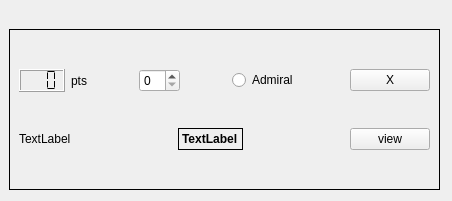
<?xml version="1.0" encoding="UTF-8"?>
<ui version="4.0">
 <class>group</class>
 <widget class="QWidget" name="group">
  <property name="geometry">
   <rect>
    <x>0</x>
    <y>0</y>
    <width>452</width>
    <height>201</height>
   </rect>
  </property>
  <property name="windowTitle">
   <string>Form</string>
  </property>
  <widget class="QFrame" name="frame">
   <property name="geometry">
    <rect>
     <x>9</x>
     <y>29</y>
     <width>431</width>
     <height>161</height>
    </rect>
   </property>
   <property name="frameShape">
    <enum>QFrame::Box</enum>
   </property>
   <property name="frameShadow">
    <enum>QFrame::Plain</enum>
   </property>
   <property name="midLineWidth">
    <number>3</number>
   </property>
   <widget class="QWidget" name="verticalLayoutWidget">
    <property name="geometry">
     <rect>
      <x>10</x>
      <y>10</y>
      <width>411</width>
      <height>141</height>
     </rect>
    </property>
    <layout class="QVBoxLayout" name="verticalLayout">
     <item>
      <layout class="QHBoxLayout" name="horizontalLayout">
       <item>
        <widget class="QLCDNumber" name="pointLCD">
         <property name="digitCount">
          <number>3</number>
         </property>
         <property name="segmentStyle">
          <enum>QLCDNumber::Flat</enum>
         </property>
        </widget>
       </item>
       <item>
        <widget class="QLabel" name="label">
         <property name="text">
          <string>pts</string>
         </property>
        </widget>
       </item>
       <item>
        <spacer name="horizontalSpacer">
         <property name="orientation">
          <enum>Qt::Horizontal</enum>
         </property>
         <property name="sizeHint" stdset="0">
          <size>
           <width>40</width>
           <height>20</height>
          </size>
         </property>
        </spacer>
       </item>
       <item>
        <widget class="QSpinBox" name="numSpin"/>
       </item>
       <item>
        <spacer name="horizontalSpacer_5">
         <property name="orientation">
          <enum>Qt::Horizontal</enum>
         </property>
         <property name="sizeHint" stdset="0">
          <size>
           <width>40</width>
           <height>20</height>
          </size>
         </property>
        </spacer>
       </item>
       <item>
        <widget class="QRadioButton" name="admiralRadio">
         <property name="text">
          <string>Admiral</string>
         </property>
        </widget>
       </item>
       <item>
        <spacer name="horizontalSpacer_2">
         <property name="orientation">
          <enum>Qt::Horizontal</enum>
         </property>
         <property name="sizeHint" stdset="0">
          <size>
           <width>40</width>
           <height>20</height>
          </size>
         </property>
        </spacer>
       </item>
       <item>
        <widget class="QPushButton" name="deleteButton">
         <property name="text">
          <string>X</string>
         </property>
        </widget>
       </item>
      </layout>
     </item>
     <item>
      <layout class="QHBoxLayout" name="horizontalLayout_2">
       <item>
        <widget class="QLabel" name="shipLabel">
         <property name="text">
          <string>TextLabel</string>
         </property>
        </widget>
       </item>
       <item>
        <spacer name="horizontalSpacer_3">
         <property name="orientation">
          <enum>Qt::Horizontal</enum>
         </property>
         <property name="sizeHint" stdset="0">
          <size>
           <width>40</width>
           <height>20</height>
          </size>
         </property>
        </spacer>
       </item>
       <item>
        <widget class="QLabel" name="typeLabel">
         <property name="font">
          <font>
           <bold>true</bold>
          </font>
         </property>
         <property name="frameShape">
          <enum>QFrame::Panel</enum>
         </property>
         <property name="frameShadow">
          <enum>QFrame::Plain</enum>
         </property>
         <property name="text">
          <string>TextLabel</string>
         </property>
        </widget>
       </item>
       <item>
        <spacer name="horizontalSpacer_4">
         <property name="orientation">
          <enum>Qt::Horizontal</enum>
         </property>
         <property name="sizeHint" stdset="0">
          <size>
           <width>40</width>
           <height>20</height>
          </size>
         </property>
        </spacer>
       </item>
       <item>
        <widget class="QPushButton" name="pushButton">
         <property name="text">
          <string>view</string>
         </property>
        </widget>
       </item>
      </layout>
     </item>
    </layout>
   </widget>
  </widget>
 </widget>
 <resources/>
 <connections/>
</ui>
